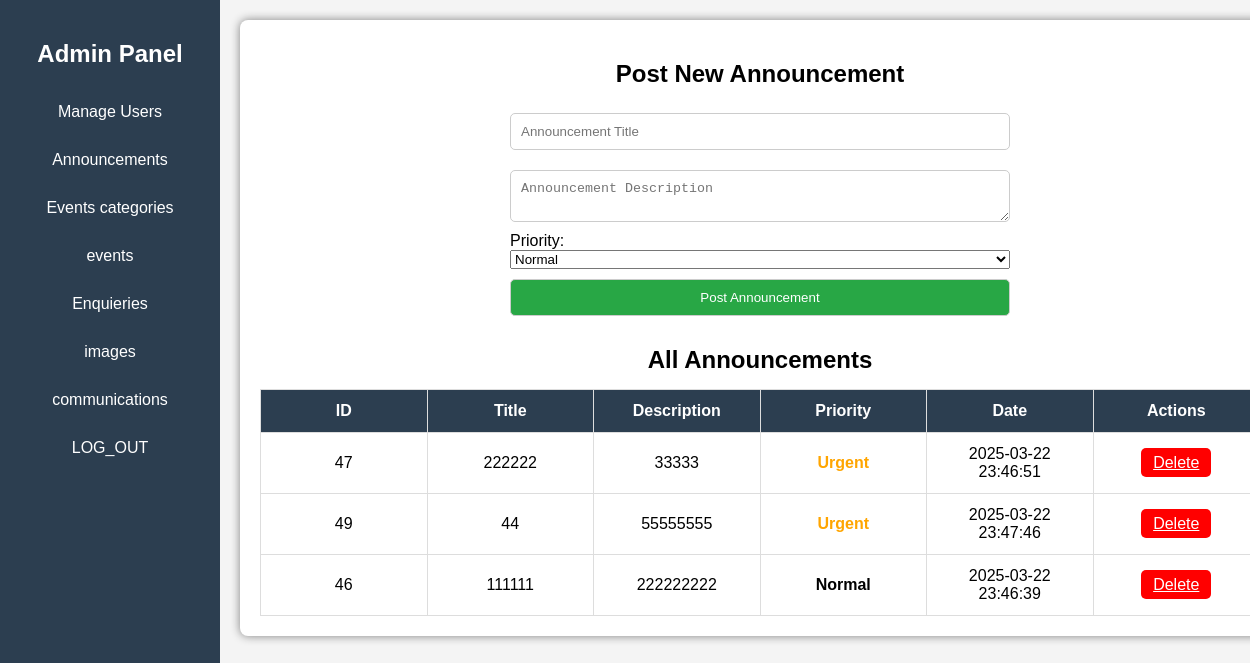
The page /login/events/events/admin_announcements.php on the database its author committed.
### tables this page shows
CREATE TABLE `announcements` (
  `id` int(11) NOT NULL,
  `title` varchar(255) NOT NULL,
  `description` text NOT NULL,
  `created_at` timestamp NOT NULL DEFAULT current_timestamp(),
  `priority` int(11) DEFAULT 0,
  `date_posted` timestamp NOT NULL DEFAULT current_timestamp()
);

### login/events/events/admin_announcements.php (the view, shortened to what this page needs)
<?php
include('announce.php');
$priorityLabels = [
    0 => "Normal",
    1 => "High",
    2 => "Urgent"
];
?>
<!DOCTYPE html>
<html lang="en">
<head>
    <link rel="stylesheet" href="admin_side.css">
    <link rel="stylesheet" href="admin.css">
</head>
<body>
<div class="menu">
        <h2>Admin Panel</h2>
        <ul>
            <li><a href="admin.php">Manage Users</a></li>
            <li><a href="admin_announcements.php">Announcements</a></li>
            <li><a href="admin_eventcategories.php">Events categories</a></li>
            <li><a href="admin_events.php"> events</a></li>
            <li><a href="admi_mess.php">Enquieries</a></li>
            <li><a href="admin_upload2.php">images</a></li>
            <li><a href="admin_comm.php">communications</a></li>
            <li><a href="admin_login.php">LOG_OUT</a></li>
        </ul>
    </div>
    <div class="admin-container">
        <h2>Post New Announcement</h2>
        <form method="POST">
            <input type="text" name="title" placeholder="Announcement Title" required>
            <textarea name="description" placeholder="Announcement Description" required></textarea>
            <label for="priority">Priority:</label>
            <select name="priority">
                <option value="1">Normal</option>
            </select>
            <button type="submit">Post Announcement</button>
        </form>
        <h2>All Announcements</h2>
        <table>
            <thead>
                <tr>
                    <th>ID</th>
                    <th>Title</th>
                    <th>Description</th>
                    <th>Priority</th>
                    <th>Date</th>
                    <th>Actions</th>
                </tr>
            </thead>
            <tbody>
                <?php
                $result = mysqli_query($connection, "SELECT * FROM announcements ORDER BY priority DESC, created_at ASC");
                while ($row = mysqli_fetch_assoc($result)) {
                    $priorityText = $priorityLabels[$row['priority']];
                    echo "<tr>
                        <td>{$row['id']}</td>
                        <td>{$row['title']}</td>
                        <td>{$row['description']}</td>
                        <td><strong style='color: " . ($row['priority'] == 3 ? "red" : ($row['priority'] == 2 ? "orange" : "black")) . ";'>{$priorityText}</strong></td>
                        <td>{$row['created_at']}</td>
                        <td><a href='admin_announcements.php?delete={$row['id']}' class='delete-btn' onclick='return confirm(\"Are you sure?\");'>Delete</a></td>
                    </tr>";
                }
                ?>
            </tbody>
        </table>
    </div>
</body>
</html>

### login/events/events/admin_side.css (style rules this page uses)
form { display: flex; flex-direction: column; width: 50%; margin: auto; }
form input, form textarea, form button { margin: 10px 0; padding: 10px; border-radius: 5px; border: 1px solid #ccc; }
form button { background-color: #28a745; color: white; cursor: pointer; }
table { width: 100%; border-collapse: collapse; margin-top: 15px; table-layout: fixed; }
th, td { padding: 10px; border: 1px solid #ddd; text-align: center; word-wrap: break-word; overflow-wrap: break-word; white-space: normal; max-width: 300px; }
th { background: #007bff; color: white; }

### login/events/events/admin.css (style rules this page uses)
body { font-family: Arial, sans-serif; margin: 0; padding: 0; background-color: #f4f4f4; }
.menu { width: 220px; height: 100vh; position: fixed; left: 0; top: 0; background-color: #2c3e50; padding-top: 20px; color: white; }
.menu h2 { text-align: center; margin-bottom: 20px; }
.menu ul { list-style: none; padding: 0; }
.menu ul li { padding: 15px; text-align: center; }
.menu ul li a { text-decoration: none; color: white; display: block; font-size: 16px; }
.admin-container { margin-left: 240px; padding: 20px; background: white; box-shadow: 0px 0px 10px gray; border-radius: 8px; width: 80%; margin-top: 20px; }
h2 { text-align: center; margin-bottom: 15px; }
table { width: 100%; border-collapse: collapse; margin-top: 15px; background: white; }
th, td { padding: 12px; border: 1px solid #ddd; text-align: center; }
th { background: #2c3e50; color: white; }
.delete-btn { background: red; color: white; border: none; padding: 6px 12px; cursor: pointer; border-radius: 5px; transition: 0.3s; }

### login/events/events/admin_announcements.php (style rules this page uses)
td, th { word-wrap: break-word; overflow-wrap: break-word; white-space: normal; max-width: 250px; }

### rows shown on the page
announcements: id "47", title "222222", description "33333", priority "Urgent", created_at "2025-03-22 23:46:51"
announcements: id "49", title "44", description "55555555", priority "Urgent", created_at "2025-03-22 23:47:46"
announcements: id "46", title "111111", description "222222222", priority "Normal", created_at "2025-03-22 23:46:39"
